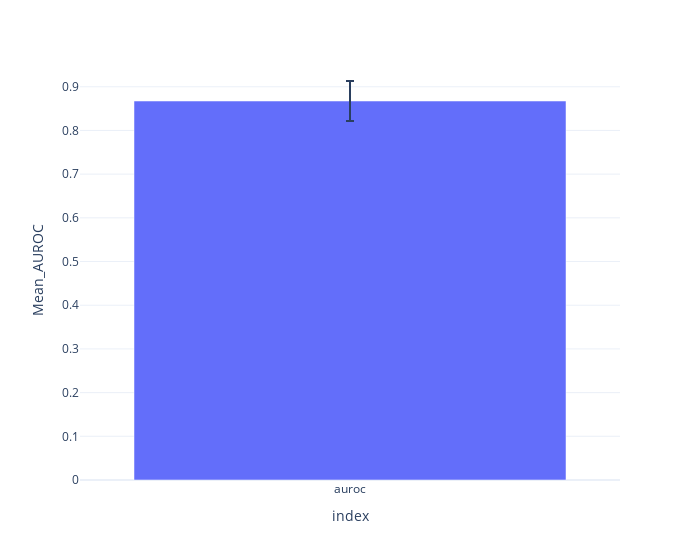

The code cell stored with this chart in its notebook:
### Code cell
# fig = px.bar(pd.DataFrame(aucs), x='model', y='Mean_AUROC', color='country', barmode='group', error_y='SD', template="plotly_white", width=700)
fig = px.bar(pd.DataFrame(aucs), x=aucs.index, y='Mean_AUROC', barmode='group', error_y='SD', template="plotly_white", width=700)
fig.show()

### Figure 1 — Plotly figure (JSON) as saved in the notebook; plotly's stock layout.template omitted (floating-point values rounded to 4 significant figures)
{"data": [{"alignmentgroup": "True", "error_y": {"array": [0.04585]}, "hovertemplate": "index=%{x}<br>Mean_AUROC=%{y}<extra></extra>", "legendgroup": "", "marker": {"color": "#636efa"}, "name": "", "offsetgroup": "", "orientation": "v", "showlegend": false, "textposition": "auto", "type": "bar", "x": ["auroc"], "xaxis": "x", "y": [0.8673], "yaxis": "y"}], "layout": {"barmode": "group", "legend": {"tracegroupgap": 0}, "margin": {"t": 60}, "width": 700, "xaxis": {"anchor": "y", "domain": [0, 1], "title": {"text": "index"}}, "yaxis": {"anchor": "x", "domain": [0, 1], "title": {"text": "Mean_AUROC"}}}}
